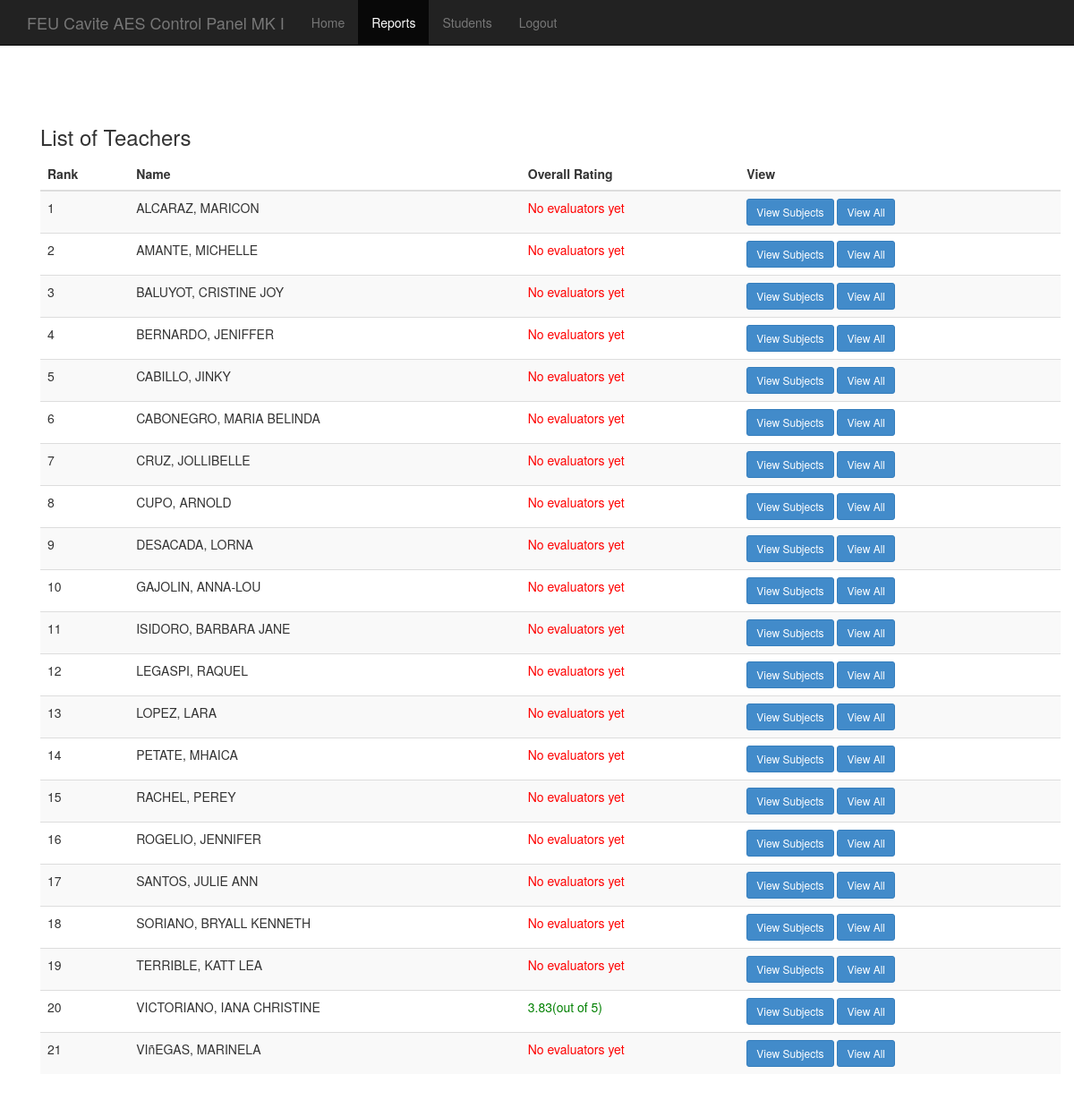
Screenshot of /dacadmin/index.php?page=reports (signed in) with the database file from the repository.
### tables this page shows
CREATE TABLE IF NOT EXISTS `tbl_prof` (
  `id` int(11) NOT NULL AUTO_INCREMENT,
  `uname` varchar(100) NOT NULL,
  `fn` varchar(100) NOT NULL,
  `ln` varchar(100) NOT NULL,
  `image` varchar(200) NOT NULL,
  PRIMARY KEY (`id`)
);

### dacadmin/functions/db_functions.php (the view, shortened to what this page needs)
<?php
function getProfs()
{
	$con = $GLOBALS['dbh'];
	$select = "SELECT * FROM tbl_prof ORDER BY ln";
	$i = 1;
	foreach($con->query($select) as $row)
	{
		$id = $row['id'];
		$fn = $row['fn'];
		$ln = $row['ln'];
		$name = "$ln, $fn";
		$name = strtoupper($name);
		echo "
			<tr>
				<td>$i</td>
				<td>$name</td>
				<td>"; countEvaluators($id); echo"</td>
				<td>
					<button class='btn btn-primary btn-sm' name='view_subjs' data-toggle=\"modal\" data-target=\"#profModal_$id\" >
						View Subjects
					</button>
					<a href='print_report.php?id=$id' class='btn btn-primary btn-sm' >View All</a>
				</td>
			</tr>
			";
			$i++;
	}
}
function countEvaluators($prof)
{
	$con = $GLOBALS['dbh'];
	$select = "SELECT count(DISTINCT student_id) FROM tbl_rating WHERE prof_id = ?";
	$stmt = $con->prepare($select);
	$stmt->execute(array($prof));
	$res = $stmt->fetch(PDO::FETCH_NUM);
	$num = $res[0];
	$total = totalScore($prof);
	calculate($prof, $num, $total);
}
function totalScore($prof)
{
	$con = $GLOBALS['dbh'];
	$select = "SELECT * FROM tbl_rating WHERE prof_id = '$prof'";
	$total = 0;
	foreach($con->query($select) as $row)
	{
		$rating = $row['rating'];
		$total +=$rating;
	}
	return $total;
}
function countDivisor($prof)
{
	$con = $GLOBALS['dbh'];
	$select = "SELECT count(*) FROM tbl_rating WHERE prof_id = '$prof'";
	$stmt = $con->prepare($select);
	$stmt->execute(array($prof));
	$res = $stmt->fetch(PDO::FETCH_NUM);
	$count = $res[0];
	return $count;
}
function calculate($prof, $evaluators, $total)
{
	if($total == 0)
	{
		echo "<span id='red'>No evaluators yet</span>";
	}
	else
	{
		$divisor = countDivisor($prof);
		$ave = $total / $divisor;
		$ave = round($ave, 2);
		echo "<span id=green >$ave(out of 5)</span>";
	}
}

### dacadmin/index.php (shortened to what this page needs)
<!DOCTYPE html>
<html lang="en">
  <head>
    <link href="../css/bootstrap.min.css" rel="stylesheet">
    <link href="../css/custom.css" rel="stylesheet">
    <link href="jquery-ui/jquery-ui.css" rel="stylesheet">
  </head>
  <?php
      include_once("functions/display_functions.php");
      if(isset($_GET['page']))
      {
        $p = $_GET['page'];
      }
      else
      {
        header("location:index.php?page=home");
      }
  ?>
  <body>
    <nav class="navbar navbar-inverse navbar-fixed-top">
      <div class="container">
        <div class="navbar-header">
          <a class="navbar-brand" href="#">FEU Cavite AES Control Panel MK I</a>
        </div>
        <div id="navbar" class="collapse navbar-collapse">
          <ul class="nav navbar-nav">
            <li <?php if($p == "home"){echo "class='active'";}  ?> ><a href="index.php?page=home">Home</a></li>
            <li class="dropdown">
            <li <?php if($p == "reports"){echo "class='active'";}  ?>><a href="index.php?page=reports">Reports</a></li>
            <li <?php if($p == "students"){echo "class='active'";}  ?>><a href="index.php?page=students">Students</a></li>
            <li><a href="functions/logic_functions.php?logout=1">Logout</a></li>
          </ul>
        </div>
      </div>
    </nav>
    <div class="container">
    	<?php
            $page = $_GET['page'];
            if($page == "reports")
            {
              display_reports();
            }
       ?>
    </div>
  </body>
</html>

### dacadmin/functions/display_functions.php (shortened to what this page needs)
<?php
include_once("functions/db_functions.php");
function display_reports()
{
	echo "
		<div class='container'>
		<h3>List of Teachers</h3>
			<table class='table table-striped'>
				<thead>
					<th>Rank</th>
					<th>Name</th>
					<th>Overall Rating</th>
					<th>View</th>
				</thead>
				<tbody>
		";
		getProfs();
		echo"
				</tbody>
			</table>
		</div>
		";
}

### css/custom.css (style rules this page uses)
body { padding-top:120px; padding-bottom:100px; }
#red { color:red; }
#green { color:green; }

### rows the page displays
tbl_prof: name "ALCARAZ, MARICON", shows "No evaluators yet"
tbl_prof: name "AMANTE, MICHELLE", shows "No evaluators yet"
tbl_prof: name "BALUYOT, CRISTINE JOY", shows "No evaluators yet"
tbl_prof: name "BERNARDO, JENIFFER", shows "No evaluators yet"
tbl_prof: name "CABILLO, JINKY", shows "No evaluators yet"
tbl_prof: name "CABONEGRO, MARIA BELINDA", shows "No evaluators yet"
tbl_prof: name "CRUZ, JOLLIBELLE", shows "No evaluators yet"
tbl_prof: name "CUPO, ARNOLD", shows "No evaluators yet"
tbl_prof: name "DESACADA, LORNA", shows "No evaluators yet"
tbl_prof: name "GAJOLIN, ANNA-LOU", shows "No evaluators yet"
tbl_prof: name "ISIDORO, BARBARA JANE", shows "No evaluators yet"
tbl_prof: name "LEGASPI, RAQUEL", shows "No evaluators yet"
tbl_prof: name "LOPEZ, LARA", shows "No evaluators yet"
tbl_prof: name "PETATE, MHAICA", shows "No evaluators yet"
tbl_prof: name "RACHEL, PEREY", shows "No evaluators yet"
tbl_prof: name "ROGELIO, JENNIFER", shows "No evaluators yet"
tbl_prof: name "SANTOS, JULIE ANN", shows "No evaluators yet"
tbl_prof: name "SORIANO, BRYALL KENNETH", shows "No evaluators yet"
tbl_prof: name "TERRIBLE, KATT LEA", shows "No evaluators yet"
tbl_prof: name "VICTORIANO, IANA CHRISTINE", ave "3.83"
tbl_prof: name "VIñEGAS, MARINELA", shows "No evaluators yet"
